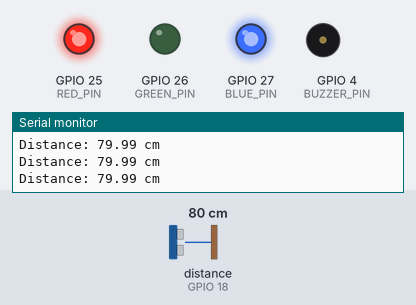
Recording of a sketch running on a simulated ESP32. Parts: output pins drawn as LEDs (lit = HIGH), buzzer (waves = sounding, pin HIGH), the last lines printed to the serial monitor. Wiring (inferred from the names in the program): ultrasonic range finder: trigger GPIO 5; echo GPIO 18. The inputs (shaded band) are chosen by the test bench; at power-on: distance to the obstacle (sensor on GPIO 18) 80 cm. The echo pulse lasts 58.3 µs per cm; pins used as bus, display or sensor lines are not drawn.

Above: at 1.2 s.
1.3 s: distance to the obstacle (sensor on GPIO 18) set to 69 cm
2.8 s: distance to the obstacle (sensor on GPIO 18) set to 62 cm
At 2.97 s:
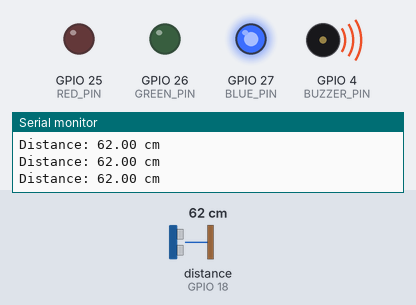
5.8 s: distance to the obstacle (sensor on GPIO 18) set to 37 cm
8.8 s: distance to the obstacle (sensor on GPIO 18) set to 33 cm
At 9.5 s:
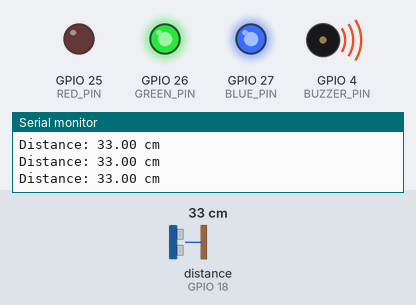
10.3 s: distance to the obstacle (sensor on GPIO 18) set to 35 cm
At 10.48 s:
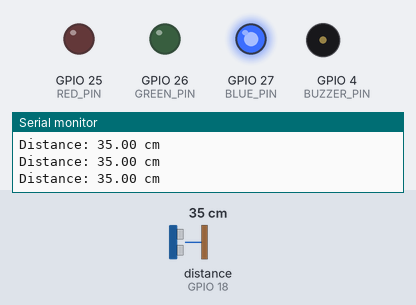
13.3 s: distance to the obstacle (sensor on GPIO 18) set to 2 cm
At 13.9 s:
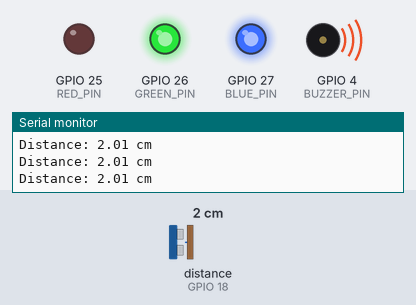
Timing chart, 0 to 15.8 s (numbered marks = the images above; inputs shaded):
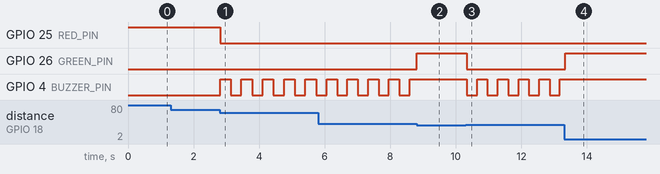

Measured:
- the behaviour switches between 66 and 65 cm on distance to the obstacle (sensor on GPIO 18) (found by bisection; images 0 and 1)
- the behaviour switches between 35 and 34 cm on distance to the obstacle (sensor on GPIO 18) (found by bisection; images 1 and 2)
- after the input at 2.8 s, GPIO 25 (RED_PIN): HIGH → LOW at once; GPIO 4 (BUZZER_PIN): alternates HIGH for 0.33 s and LOW for 0.33 s, starting at once
- after the input at 8.8 s, GPIO 26 (GREEN_PIN): LOW → HIGH at once; GPIO 4 (BUZZER_PIN): stops changing and stays HIGH
- after the input at 10.3 s, GPIO 26 (GREEN_PIN): HIGH → LOW at once; GPIO 4 (BUZZER_PIN): alternates HIGH for 0.32 s and LOW for 0.32 s, starting at once
- after the input at 13.3 s, GPIO 26 (GREEN_PIN): LOW → HIGH at once; GPIO 4 (BUZZER_PIN): stops changing and stays HIGH

The sketch:

HC-SR04_+_LED_+_Buzzer.ino
```cpp
#define TRIG_PIN 5
#define ECHO_PIN 18

#define RED_PIN   25
#define GREEN_PIN 26
#define BLUE_PIN  27

#define BUZZER_PIN 4

// PWM channels (ESP32 LEDC)
#define RED_CHANNEL   0
#define GREEN_CHANNEL 1
#define BLUE_CHANNEL  2
#define PWM_FREQ      5000
#define PWM_RES       8   // 8-bit: 0-255

// Distance thresholds (cm)
#define SAFE_DISTANCE    65
#define WARNING_DISTANCE 35

// Colors as hex (0xRRGGBB)
#define COLOR_GREEN  0x00FF00
#define COLOR_YELLOW 0xFFFF00
#define COLOR_RED    0xFF0000
#define COLOR_OFF    0x000000

unsigned long lastBeepToggle = 0;
bool beepState = false;
const int yellowBeepInterval = 300;

void setColorHex(uint32_t hexColor) {
  uint8_t r = (hexColor >> 16) & 0xFF;
  uint8_t g = (hexColor >> 8) & 0xFF;
  uint8_t b = hexColor & 0xFF;

  // Common anode: invert values (255 - value)
  ledcWrite(RED_CHANNEL, 255 - r);
  ledcWrite(GREEN_CHANNEL, 255 - g);
  ledcWrite(BLUE_CHANNEL, 255 - b);
}

float getDistanceCm() {
  digitalWrite(TRIG_PIN, LOW);
  delayMicroseconds(2);
  digitalWrite(TRIG_PIN, HIGH);
  delayMicroseconds(10);
  digitalWrite(TRIG_PIN, LOW);

  long duration = pulseIn(ECHO_PIN, HIGH, 30000);
  if (duration == 0) return -1;
  return (duration * 0.0343) / 2;
}

void setup() {
  Serial.begin(115200);

  pinMode(TRIG_PIN, OUTPUT);
  pinMode(ECHO_PIN, INPUT);
  pinMode(BUZZER_PIN, OUTPUT);

  ledcSetup(RED_CHANNEL, PWM_FREQ, PWM_RES);
  ledcSetup(GREEN_CHANNEL, PWM_FREQ, PWM_RES);
  ledcSetup(BLUE_CHANNEL, PWM_FREQ, PWM_RES);

  ledcAttachPin(RED_PIN, RED_CHANNEL);
  ledcAttachPin(GREEN_PIN, GREEN_CHANNEL);
  ledcAttachPin(BLUE_PIN, BLUE_CHANNEL);

  setColorHex(COLOR_OFF);
  digitalWrite(BUZZER_PIN, LOW);
}

void loop() {
  float distance = getDistanceCm();

  if (distance < 0) {
    Serial.println("No echo received");
    setColorHex(COLOR_OFF);
    digitalWrite(BUZZER_PIN, LOW);
    delay(200);
    return;
  }

  Serial.print("Distance: ");
  Serial.print(distance);
  Serial.println(" cm");

  if (distance > SAFE_DISTANCE) {
    setColorHex(COLOR_GREEN);
    digitalWrite(BUZZER_PIN, LOW);

  } else if (distance > WARNING_DISTANCE) {
    setColorHex(COLOR_YELLOW);

    if (millis() - lastBeepToggle >= yellowBeepInterval) {
      beepState = !beepState;
      digitalWrite(BUZZER_PIN, beepState);
      lastBeepToggle = millis();
    }

  } else {
    setColorHex(COLOR_RED);
    digitalWrite(BUZZER_PIN, HIGH);
  }

  delay(50);
}
```
